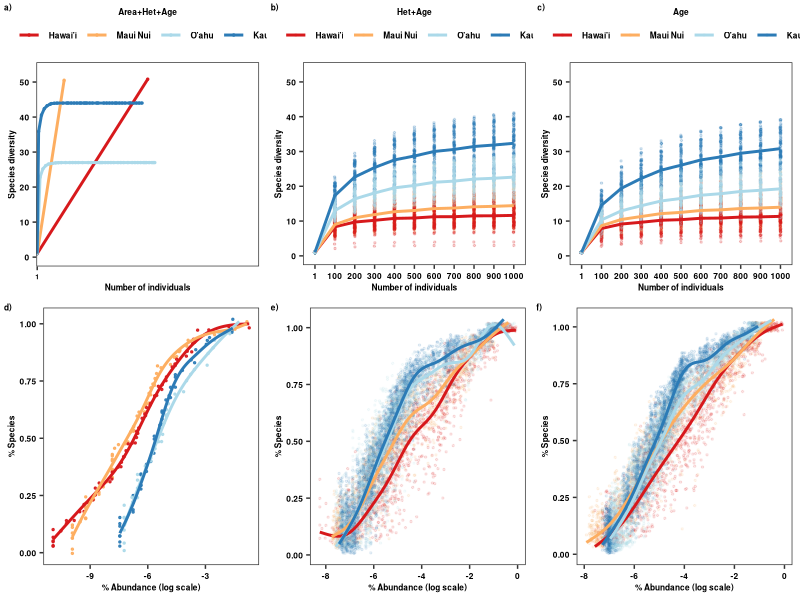
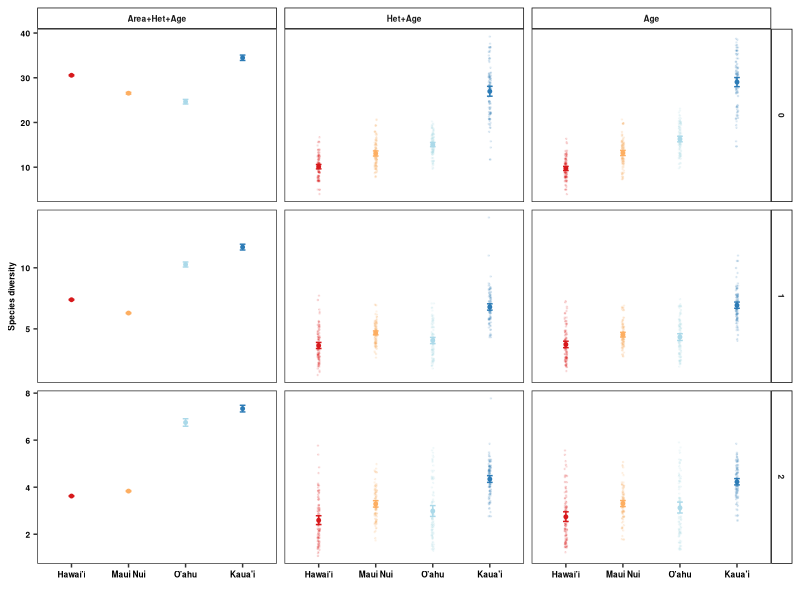

Source code (R) for these figures, in order:
###############
# All natives #
# 7 plots #####
###############

require(dplyr)
require(ggplot2)
require(grid)
require(reshape2)
library(rms)

#colors:  scale_colour_manual(values=c("#d7191c","#fdae61","#abd9e9","#2c7bb6"))
#shapes: scale_shape_manual(values=c(15,16,17)

##################
# Scenario 1 #####
##################

SACs_1<-read.csv("Cleaned_Data/Scen1_Natives_SACs_GAMMestimates.csv")

HillN_1<-read.csv("Cleaned_Data/Scen1_Natives_HillNumbers.csv")

RAD_1<-read.csv("Cleaned_Data/Scen1_Natives_RAD_GAMMestimates.csv")


##################
# Scenario 2 #####
##################

SACs_2<-read.csv("Cleaned_Data/Scen2_Natives_SACs_GAMMestimates.csv")

HillN_2<-read.csv("Cleaned_Data/Scen2_Natives_7plots_HillN.csv")

RAD_2<-read.csv("Cleaned_Data/Scen2_Natives_RAD_GAMMestimates.csv")


##################
# Scenario 3 #####
##################

SACs_3<-read.csv("Cleaned_Data/Scen3_Natives_SACs_GAMMestimates.csv")

HillN_3<-read.csv("Cleaned_Data/Scen3_Natives_7plots_HillN.csv")

RAD_3<-read.csv("Cleaned_Data/Scen3_Natives_RAD_GAMMestimates.csv")


##################
# SACs ###########
##################

# Scenario 1

SACs_1$m<-as.factor(SACs_1$m)

SACs_1$geo_entity2<-as.character(SACs_1$geo_entity2)
SACs_1$geo_entity2<-ifelse(SACs_1$geo_entity2=="Hawai'i Island","Hawai'i",SACs_1$geo_entity2)
SACs_1$geo_entity2<-ifelse(SACs_1$geo_entity2=="Kaua'i Island","Kaua'i",SACs_1$geo_entity2)
SACs_1$geo_entity2<-ifelse(SACs_1$geo_entity2=="O'ahu Island","O'ahu",SACs_1$geo_entity2)
SACs_1$geo_entity2<-as.factor(SACs_1$geo_entity2)

SACs_1$geo_entity2<-as.factor(SACs_1$geo_entity2)
SACs_1$geo_entity2<-factor(SACs_1$geo_entity2,levels=c("Hawai'i","Maui Nui","O'ahu","Kaua'i"))

SACs_11<-ggplot(SACs_1,aes(x=m,y=qD,group=geo_entity2,color=geo_entity2))+ 
  geom_point(size=0.5)+
  scale_colour_manual(values=c("#d7191c","#fdae61","#abd9e9","#2c7bb6"))+
  scale_x_discrete(breaks=c(1,100,1000,2000, 3000, 4000, 5000, 6000, 7000, 8000, 9000,10000))+
  scale_y_continuous(limits=c(0,53),breaks=c(0,10, 20,30, 40,50))+
  geom_line(size=1)+
  ylab("Species diversity")+xlab("Number of individuals")+
  #scale_color_npg()+
  guides(colour=guide_legend(title="Area+Het+Age",title.position = "top"))+
  theme_bw()+theme(legend.position="top", axis.title.y=element_text(colour="black",face="bold",size=6),
                   axis.title.x=element_text(colour="black",face="bold",size=6),
                   axis.text.x=element_text(colour=c("black"),face="bold",size=5),
                   axis.text.y=element_text(colour=c("black"),face="bold",size=6),
                   legend.text=element_text(colour=c("black"),face="bold",size=6),
                   legend.title = element_text(colour=c("black"),face="bold",size=6),
                   legend.title.align = 0.5,
                   legend.margin =margin(t=0, r=0, b=0, l=0, unit="cm"),
                   panel.grid.major = element_blank(), panel.grid.minor = element_blank())


#Scenario 2

SACs_2$m<-as.factor(SACs_2$m)

SACs_2$geo_entity2<-as.character(SACs_2$geo_entity2)
SACs_2$geo_entity2<-ifelse(SACs_2$geo_entity2=="Hawai'i Island","Hawai'i",SACs_2$geo_entity2)
SACs_2$geo_entity2<-ifelse(SACs_2$geo_entity2=="Kaua'i Island","Kaua'i",SACs_2$geo_entity2)
SACs_2$geo_entity2<-ifelse(SACs_2$geo_entity2=="O'ahu Island","O'ahu",SACs_2$geo_entity2)
SACs_2$geo_entity2<-as.factor(SACs_2$geo_entity2)

SACs_2$geo_entity2<-as.factor(SACs_2$geo_entity2)
SACs_2$geo_entity2<-factor(SACs_2$geo_entity2,levels=c("Hawai'i","Maui Nui","O'ahu","Kaua'i"))

SACs_22<-ggplot(SACs_2,aes(x=m,y=qD,group=geo_entity2,color=geo_entity2))+ 
  geom_point(position = position_jitter(w = 0.02, h = 0),size=0.5,alpha=0.2)+
  geom_line(data=SACs_2,aes(x=m,y=qD_pred,group=geo_entity2,color=geo_entity2),size=1)+
  #geom_smooth(data=SACs_2,aes(x=m,y=qD_pred,group=geo_entity2,color=geo_entity2),size=1,se=FALSE,method="gam",formula=y~s(x))+
  scale_y_continuous(limits=c(0,53),breaks=c(0,10, 20,30, 40,50))+
  scale_colour_manual(values=c("#d7191c","#fdae61","#abd9e9","#2c7bb6"))+
  ylab("Species diversity")+xlab("Number of individuals")+
  #scale_color_npg()+
  guides(colour=guide_legend(title="Het+Age",title.position = "top"))+
  theme_bw()+theme(legend.position="top", axis.title.y=element_text(colour="black",face="bold",size=6),
                   axis.title.x=element_text(colour="black",face="bold",size=6),
                   axis.text.x=element_text(colour=c("black"),face="bold",size=6),
                   axis.text.y=element_text(colour=c("black"),face="bold",size=6),
                   legend.text=element_text(colour=c("black"),face="bold",size=6),
                   legend.title = element_text(colour=c("black"),face="bold",size=6),
                   legend.title.align = 0.5,
                   legend.margin =margin(t=0, r=0, b=0, l=0, unit="cm"),
                   panel.grid.major = element_blank(), panel.grid.minor = element_blank())


#Scenario 3

SACs_3$m<-as.factor(SACs_3$m)

SACs_3$geo_entity2<-as.character(SACs_3$geo_entity2)
SACs_3$geo_entity2<-ifelse(SACs_3$geo_entity2=="Hawai'i Island","Hawai'i",SACs_3$geo_entity2)
SACs_3$geo_entity2<-ifelse(SACs_3$geo_entity2=="Kaua'i Island","Kaua'i",SACs_3$geo_entity2)
SACs_3$geo_entity2<-ifelse(SACs_3$geo_entity2=="O'ahu Island","O'ahu",SACs_3$geo_entity2)
SACs_3$geo_entity2<-as.factor(SACs_3$geo_entity2)

SACs_3$geo_entity2<-as.factor(SACs_3$geo_entity2)
SACs_3$geo_entity2<-factor(SACs_3$geo_entity2,levels=c("Hawai'i","Maui Nui","O'ahu","Kaua'i"))


SACs_33<-ggplot(SACs_3,aes(x=m,y=qD,group=geo_entity2,color=geo_entity2))+ 
  geom_point(position = position_jitter(w = 0.02, h = 0),size=0.5,alpha=0.2)+
  geom_line(data=SACs_3,aes(x=m,y=qD_pred,group=geo_entity2,color=geo_entity2),size=1)+
  #geom_smooth(data=SACs_2,aes(x=m,y=qD_pred,group=geo_entity2,color=geo_entity2),size=1,se=FALSE,method="gam",formula=y~s(x))+
  scale_y_continuous(limits=c(0,53),breaks=c(0,10, 20,30, 40,50))+
  scale_colour_manual(values=c("#d7191c","#fdae61","#abd9e9","#2c7bb6"))+
  ylab("Species diversity")+xlab("Number of individuals")+
  #scale_color_npg()+
  guides(colour=guide_legend(title="Age",title.position = "top"))+
  theme_bw()+theme(legend.position="top", axis.title.y=element_text(colour="black",face="bold",size=6),
                   axis.title.x=element_text(colour="black",face="bold",size=6),
                   axis.text.x=element_text(colour=c("black"),face="bold",size=6),
                   axis.text.y=element_text(colour=c("black"),face="bold",size=6),
                   legend.text=element_text(colour=c("black"),face="bold",size=6),
                   legend.title = element_text(colour=c("black"),face="bold",size=6),
                   legend.title.align = 0.5,
                   legend.margin =margin(t=0, r=0, b=0, l=0, unit="cm"),
                   panel.grid.major = element_blank(), panel.grid.minor = element_blank())

##################
# RADs ###########
##################

##############
#Scenario 1  #
##############

RAD_1$geo_entity2<-as.character(RAD_1$geo_entity2)
RAD_1$geo_entity2<-ifelse(RAD_1$geo_entity2=="Hawai'i Island","Hawai'i",RAD_1$geo_entity2)
RAD_1$geo_entity2<-ifelse(RAD_1$geo_entity2=="Kaua'i Island","Kaua'i",RAD_1$geo_entity2)
RAD_1$geo_entity2<-ifelse(RAD_1$geo_entity2=="O'ahu Island","O'ahu",RAD_1$geo_entity2)
RAD_1$geo_entity2<-as.factor(RAD_1$geo_entity2)

RAD_1$geo_entity2<-as.factor(RAD_1$geo_entity2)
RAD_1$geo_entity2<-factor(RAD_1$geo_entity2,levels=c("Hawai'i","Maui Nui","O'ahu","Kaua'i"))


raDs_1<-ggplot(RAD_1,aes(y=Rank_N,x=log(RelAbund),group=geo_entity2,color=geo_entity2))+ 
  geom_point(position = position_jitter(w = 0, h = 0.02),size=0.5,alpha=0.9)+
  geom_smooth(data=RAD_1, aes(y=RankN_pred,x=log(RelAbund), group=geo_entity2, color=geo_entity2),method="gam", formula=y~s(x),size=1,se=FALSE)+
  scale_colour_manual(values=c("#d7191c","#fdae61","#abd9e9","#2c7bb6"))+
  ylab("% Species")+xlab("% Abundance (log scale)")+
  #scale_color_npg()+
  guides(colour=guide_legend(title=""))+
  theme_bw()+theme(axis.title.x=element_text(colour="black",face="bold",size=6),
                   axis.title.y=element_text(colour="black",face="bold",size=6),
                   axis.text.x=element_text(colour=c("black"),face="bold",size=6),
                   axis.text.y=element_text(colour=c("black"),face="bold",size=6),
                   legend.text=element_text(colour="black",face="bold",size=6),
                   legend.title.align = 0,
                   legend.position=c("none"),
                   legend.title=element_text(colour="black",face="bold",size=6),
                   legend.key.size = unit(2.5, 'lines'),
                   panel.grid.major = element_blank(), panel.grid.minor = element_blank())


#Scenario 2

RAD_2$geo_entity2<-as.character(RAD_2$geo_entity2)
RAD_2$geo_entity2<-ifelse(RAD_2$geo_entity2=="Hawai'i Island","Hawai'i",RAD_2$geo_entity2)
RAD_2$geo_entity2<-ifelse(RAD_2$geo_entity2=="Kaua'i Island","Kaua'i",RAD_2$geo_entity2)
RAD_2$geo_entity2<-ifelse(RAD_2$geo_entity2=="O'ahu Island","O'ahu",RAD_2$geo_entity2)
RAD_2$geo_entity2<-as.factor(RAD_2$geo_entity2)

RAD_2$geo_entity2<-as.factor(RAD_2$geo_entity2)
RAD_2$geo_entity2<-factor(RAD_2$geo_entity2,levels=c("Hawai'i","Maui Nui","O'ahu","Kaua'i"))


raDs_2<-ggplot(RAD_2,aes(y=Rank_N,x=log(RelAbund),group=geo_entity2,color=geo_entity2))+ 
  geom_point(position = position_jitter(w = 0, h = 0.02),size=0.5,alpha=0.1)+
  geom_smooth(data=RAD_2, aes(y=RankN_pred,x=log(RelAbund), group=geo_entity2, color=geo_entity2),method="gam", formula=y~s(x),size=1,se=FALSE)+
  scale_colour_manual(values=c("#d7191c","#fdae61","#abd9e9","#2c7bb6"))+
  ylab("% Species")+xlab("% Abundance (log scale)")+
  #scale_color_npg()+
  guides(colour=guide_legend(title=""))+
  theme_bw()+theme(axis.title.x=element_text(colour="black",face="bold",size=6),
                   axis.title.y=element_text(colour="black",face="bold",size=6),
                   axis.text.x=element_text(colour=c("black"),face="bold",size=6),
                   axis.text.y=element_text(colour=c("black"),face="bold",size=6),
                   legend.text=element_text(colour="black",face="bold",size=6),
                   legend.title.align = 0,
                   legend.position=c("none"),
                   legend.title=element_text(colour="black",face="bold",size=6),
                   legend.key.size = unit(2.5, 'lines'),
                   panel.grid.major = element_blank(), panel.grid.minor = element_blank())


#Scenario 3

RAD_3$geo_entity2<-as.character(RAD_3$geo_entity2)
RAD_3$geo_entity2<-ifelse(RAD_3$geo_entity2=="Hawai'i Island","Hawai'i",RAD_3$geo_entity2)
RAD_3$geo_entity2<-ifelse(RAD_3$geo_entity2=="Kaua'i Island","Kaua'i",RAD_3$geo_entity2)
RAD_3$geo_entity2<-ifelse(RAD_3$geo_entity2=="O'ahu Island","O'ahu",RAD_3$geo_entity2)
RAD_3$geo_entity2<-as.factor(RAD_3$geo_entity2)

RAD_3$geo_entity2<-as.factor(RAD_3$geo_entity2)
RAD_3$geo_entity2<-factor(RAD_3$geo_entity2,levels=c("Hawai'i","Maui Nui","O'ahu","Kaua'i"))


raDs_3<-ggplot(RAD_3,aes(y=Rank_N,x=log(RelAbund),group=geo_entity2,color=geo_entity2))+ 
  geom_point(position = position_jitter(w = 0, h = 0.02),size=0.5,alpha=0.1)+
  geom_smooth(data=RAD_3, aes(y=RankN_pred,x=log(RelAbund), group=geo_entity2, color=geo_entity2),method="gam", formula=y~s(x),size=1,se=FALSE)+
  scale_colour_manual(values=c("#d7191c","#fdae61","#abd9e9","#2c7bb6"))+
  ylab("% Species")+xlab("% Abundance (log scale)")+
  #scale_color_npg()+
  guides(colour=guide_legend(title=""))+
  theme_bw()+theme(axis.title.x=element_text(colour="black",face="bold",size=6),
                   axis.title.y=element_text(colour="black",face="bold",size=6),
                   axis.text.x=element_text(colour=c("black"),face="bold",size=6),
                   axis.text.y=element_text(colour=c("black"),face="bold",size=6),
                   legend.text=element_text(colour="black",face="bold",size=6),
                   legend.title.align = 0,
                   legend.position=c("none"),
                   legend.title=element_text(colour="black",face="bold",size=6),
                   legend.key.size = unit(2.5, 'lines'),
                   panel.grid.major = element_blank(), panel.grid.minor = element_blank())



############
# merge ####
############

require(cowplot)


# just SACs & RADs


togg2<-plot_grid(SACs_11,SACs_22,SACs_33,raDs_1,raDs_2,raDs_3,
                 labels=c("a)","b)","c)","d)","e)","f)"),label_size = 6,
                 ncol=3)

png(filename="Figures/SACs_RADs_Natives_7plots_Fig2.png", 
    units="in", 
    width=8, 
    height=6, 
    pointsize=2, 
    res=400)

togg2

dev.off()

#############
# Hill N ####
#############

HillN_1$Scenario<-"I"
HillN_1$iteration<-1

HillN_2$Scenario<-"II"

HillN_3$Scenario<-"III"

HillNN<-rbind.data.frame(HillN_1, HillN_2, HillN_3)

HillNN$geo_entity2<-as.character(HillNN$geo_entity2)
HillNN$geo_entity2<-ifelse(HillNN$geo_entity2=="O'ahu Island (incl. Mokoli'i Islet)","O'ahu",HillNN$geo_entity2)
HillNN$geo_entity2<-ifelse(HillNN$geo_entity2=="O'ahu Island","O'ahu",HillNN$geo_entity2)
HillNN$geo_entity2<-ifelse(HillNN$geo_entity2=="Hawai'i Island","Hawai'i",HillNN$geo_entity2)
HillNN$geo_entity2<-ifelse(HillNN$geo_entity2=="Kaua'i Island","Kaua'i",HillNN$geo_entity2)

HillNN$geo_entity2<-as.factor(HillNN$geo_entity2)
HillNN$geo_entity2<-factor(HillNN$geo_entity2,levels=c("Hawai'i","Maui Nui","O'ahu","Kaua'i"))

HillNN$order<-as.factor(HillNN$order)

HillNN$geo_order<-paste(HillNN$geo_entity2,HillNN$order,sep="_")

HillNN$geo_order<-factor(HillNN$geo_order,levels=c("Hawai'i_0","Hawai'i_1","Hawai'i_2","Maui Nui_0","Maui Nui_1","Maui Nui_2",
                                                   "O'ahu_0","O'ahu_1","O'ahu_2","Kaua'i_0","Kaua'i_1","Kaua'i_2"))

###########################################
# summarize data (except for Scenario 1)   #
###########################################

HillNN_minus<-filter(HillNN,Scenario!="I")

HillNN_minus<- HillNN_minus %>%
  group_by(geo_entity2,Scenario, order) %>%
  do(data.frame(rbind(smean.cl.boot(.$qD, B=1000))))

colnames(HillNN_minus)[4]<-"qD"
colnames(HillNN_minus)[5]<-"qD.LCL"
colnames(HillNN_minus)[6]<-"qD.UCL"

Hill_Sc1<-filter(HillNN,Scenario=="I")
Hill_Sc1<-select(Hill_Sc1, geo_entity2, Scenario, order, qD, qD.LCL, qD.UCL)

HillNN_f<-rbind.data.frame(HillNN_minus,Hill_Sc1)

HillNN_f$geo_order<-paste(HillNN_f$geo_entity2,HillNN_f$order,sep="_")

HillNN_f$geo_order<-as.factor(HillNN_f$geo_order)

HillNN_f$geo_order<-factor(HillNN_f$geo_order,levels=c("Hawai'i_0","Hawai'i_1","Hawai'i_2","Maui Nui_0","Maui Nui_1","Maui Nui_2",
                                                       "O'ahu_0","O'ahu_1","O'ahu_2","Kaua'i_0","Kaua'i_1","Kaua'i_2"))


HillNN_f$geo_entity2<-factor(HillNN_f$geo_entity2,levels=c("Hawai'i","Maui Nui","O'ahu","Kaua'i"))

HillNN_f<-ungroup(HillNN_f)

##############################
# order x island x scenario  #
##############################

HillNN_f$Scenario<-as.character(HillNN_f$Scenario)
HillNN_f$Scenario<-ifelse(HillNN_f$Scenario=="I","Area+Het+Age",HillNN_f$Scenario)
HillNN_f$Scenario<-ifelse(HillNN_f$Scenario=="II","Het+Age",HillNN_f$Scenario)
HillNN_f$Scenario<-ifelse(HillNN_f$Scenario=="III","Age",HillNN_f$Scenario)
HillNN_f$Scenario<-as.factor(HillNN_f$Scenario)

HillNN_f$Scenario<-factor(HillNN_f$Scenario,levels=c("Area+Het+Age","Het+Age","Age"))

HillNN$Scenario<-as.character(HillNN$Scenario)
HillNN$Scenario<-ifelse(HillNN$Scenario=="I","Area+Het+Age",HillNN$Scenario)
HillNN$Scenario<-ifelse(HillNN$Scenario=="II","Het+Age",HillNN$Scenario)
HillNN$Scenario<-ifelse(HillNN$Scenario=="III","Age",HillNN$Scenario)
HillNN$Scenario<-as.factor(HillNN$Scenario)

HillNN$Scenario<-factor(HillNN$Scenario,levels=c("Area+Het+Age","Het+Age","Age"))


hill_three<-ggplot(HillNN, aes(x=geo_entity2,y=qD,group=geo_entity2,color=geo_entity2))+
  geom_point(data=HillNN, aes(x=geo_entity2,y=qD,group=order,color=geo_entity2),position = position_jitter(w = 0.02, h = 0),size=0.25,alpha=0.1)+
  
  geom_point(data=HillNN_f, aes(x=geo_entity2,y=qD,group=geo_entity2, colour=geo_entity2),size=1)+
  geom_errorbar(data=HillNN_f,aes(ymin=qD.LCL,ymax=qD.UCL,group=geo_entity2, colour=geo_entity2),width=0.1)+
  
  #scale_color_d3(palette="category20c")+
  scale_colour_manual(values=c("#d7191c","#fdae61","#abd9e9","#2c7bb6"))+
  # scale_shape_manual(values=c(17,15,16))+
  facet_grid(order~Scenario,scales="free_y")+
  labs(x="",y="Species diversity")+
  
  guides(colour="none",shape=guide_legend(title="Diversity orders",title.position = "top"))+
  theme_bw()+theme(axis.title.x=element_text(colour="black",face="bold",size=6),
                   axis.title.y=element_text(colour="black",face="bold",size=6),
                   axis.text.x=element_text(colour=c("black"),face="bold",size=6),
                   axis.text.y=element_text(colour=c("black"),face="bold",size=6),
                   strip.background = element_rect(fill="transparent",colour="black"),
                   strip.text=element_text(face="bold",size=6),
                   legend.text=element_text(colour=c("black"),face="bold",size=6),
                   legend.title = element_text(colour=c("black"),face="bold",size=6),
                   legend.title.align = 0.5,
                   legend.position=c("top"),
                   #legend.margin =margin(t=0, r=0, b=0, l=0, unit="cm"),
                   panel.grid.major = element_blank(), panel.grid.minor = element_blank())


png(filename="Figures/HillN_Natives_7plots_Fig3.png", 
    units="in", 
    width=6, 
    height=6, 
    pointsize=2, 
    res=500)

hill_three

dev.off()
